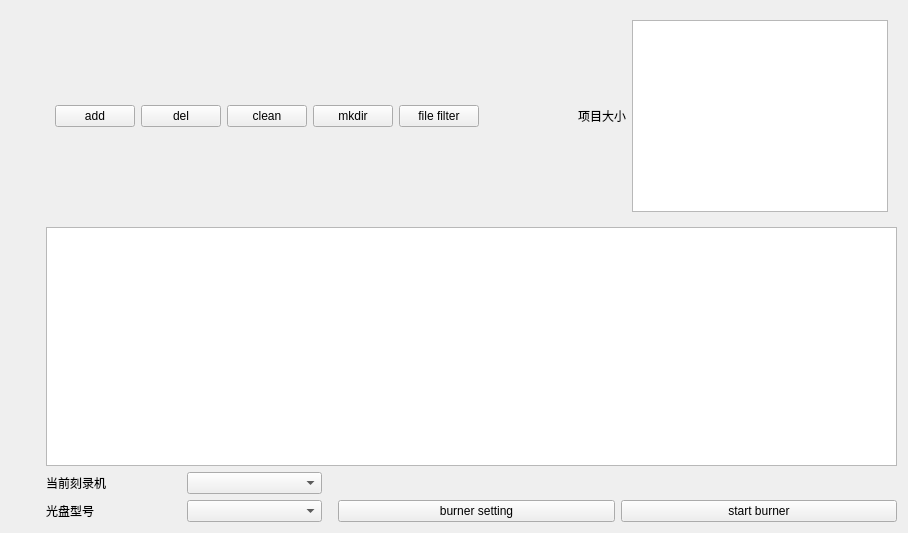
<?xml version="1.0" encoding="UTF-8"?>
<ui version="4.0">
 <class>p_data</class>
 <widget class="QWidget" name="p_data">
  <property name="geometry">
   <rect>
    <x>0</x>
    <y>0</y>
    <width>908</width>
    <height>533</height>
   </rect>
  </property>
  <property name="windowTitle">
   <string>Form</string>
  </property>
  <layout class="QHBoxLayout" name="horizontalLayout_2">
   <item>
    <spacer name="horizontalSpacer_4">
     <property name="orientation">
      <enum>Qt::Horizontal</enum>
     </property>
     <property name="sizeType">
      <enum>QSizePolicy::Fixed</enum>
     </property>
     <property name="sizeHint" stdset="0">
      <size>
       <width>35</width>
       <height>20</height>
      </size>
     </property>
    </spacer>
   </item>
   <item>
    <layout class="QVBoxLayout" name="verticalLayout">
     <item>
      <widget class="QWidget" name="horizontalWidget" native="true">
       <layout class="QHBoxLayout" name="horizontalLayout">
        <item>
         <widget class="QPushButton" name="add">
          <property name="text">
           <string>add</string>
          </property>
         </widget>
        </item>
        <item>
         <widget class="QPushButton" name="del">
          <property name="text">
           <string>del</string>
          </property>
         </widget>
        </item>
        <item>
         <widget class="QPushButton" name="clean">
          <property name="text">
           <string>clean</string>
          </property>
         </widget>
        </item>
        <item>
         <widget class="QPushButton" name="mkdir">
          <property name="text">
           <string>mkdir</string>
          </property>
         </widget>
        </item>
        <item>
         <widget class="QPushButton" name="filefilter">
          <property name="text">
           <string>file filter</string>
          </property>
         </widget>
        </item>
        <item>
         <spacer name="horizontalSpacer_2">
          <property name="orientation">
           <enum>Qt::Horizontal</enum>
          </property>
          <property name="sizeHint" stdset="0">
           <size>
            <width>40</width>
            <height>20</height>
           </size>
          </property>
         </spacer>
        </item>
        <item>
         <spacer name="horizontalSpacer">
          <property name="orientation">
           <enum>Qt::Horizontal</enum>
          </property>
          <property name="sizeHint" stdset="0">
           <size>
            <width>40</width>
            <height>20</height>
           </size>
          </property>
         </spacer>
        </item>
        <item>
         <widget class="QLabel" name="label">
          <property name="text">
           <string>项目大小</string>
          </property>
         </widget>
        </item>
        <item alignment="Qt::AlignLeft">
         <widget class="QTextBrowser" name="textBrowser">
          <property name="sizePolicy">
           <sizepolicy hsizetype="Minimum" vsizetype="Minimum">
            <horstretch>0</horstretch>
            <verstretch>0</verstretch>
           </sizepolicy>
          </property>
          <property name="minimumSize">
           <size>
            <width>0</width>
            <height>0</height>
           </size>
          </property>
          <property name="baseSize">
           <size>
            <width>0</width>
            <height>0</height>
           </size>
          </property>
         </widget>
        </item>
       </layout>
      </widget>
     </item>
     <item>
      <widget class="QTreeView" name="treeView"/>
     </item>
     <item>
      <layout class="QGridLayout" name="gridLayout_2">
       <item row="0" column="3">
        <widget class="QLabel" name="label_5">
         <property name="text">
          <string/>
         </property>
        </widget>
       </item>
       <item row="1" column="2">
        <widget class="QPushButton" name="burner_setting">
         <property name="text">
          <string>burner setting</string>
         </property>
        </widget>
       </item>
       <item row="0" column="0" rowspan="2">
        <layout class="QGridLayout" name="gridLayout">
         <item row="0" column="0">
          <widget class="QLabel" name="label_2">
           <property name="text">
            <string>当前刻录机</string>
           </property>
          </widget>
         </item>
         <item row="0" column="1">
          <widget class="QComboBox" name="comboBox"/>
         </item>
         <item row="1" column="0">
          <widget class="QLabel" name="label_3">
           <property name="text">
            <string>光盘型号</string>
           </property>
          </widget>
         </item>
         <item row="1" column="1">
          <widget class="QComboBox" name="comboBox_2"/>
         </item>
        </layout>
       </item>
       <item row="1" column="3">
        <widget class="QPushButton" name="start_burner">
         <property name="text">
          <string>start burner</string>
         </property>
        </widget>
       </item>
       <item row="0" column="2">
        <widget class="QLabel" name="label_4">
         <property name="text">
          <string/>
         </property>
        </widget>
       </item>
       <item row="1" column="1">
        <spacer name="horizontalSpacer_3">
         <property name="orientation">
          <enum>Qt::Horizontal</enum>
         </property>
         <property name="sizeType">
          <enum>QSizePolicy::Fixed</enum>
         </property>
         <property name="sizeHint" stdset="0">
          <size>
           <width>10</width>
           <height>20</height>
          </size>
         </property>
        </spacer>
       </item>
      </layout>
     </item>
    </layout>
   </item>
  </layout>
 </widget>
 <resources/>
 <connections/>
</ui>
